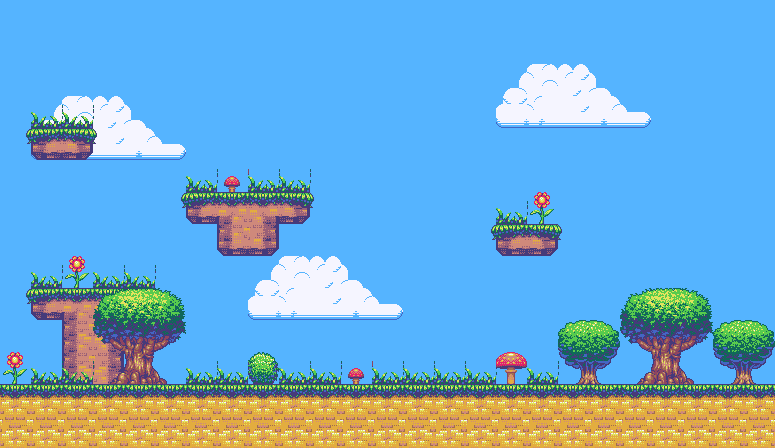

Below is a game level as drawn by its tile map, then a one-line description and the .tmx file that defines it, in full:
An orthogonal 25x14 tile map with 31x32 px tiles, 5 tile layers (Collisions, Background, Brown Dirt, Trees, Flowers, and Mushrooms, ...), 1 hidden layer not drawn.

<map version="1.9" tiledversion="1.9.2" orientation="orthogonal" renderorder="right-down" width="25" height="14" tilewidth="31" tileheight="32" infinite="0" nextlayerid="9" nextobjectid="1">
 <tileset firstgid="1" source="../tiles/levelOneTiles.tsx" />
 <layer id="8" name="Collisions" width="25" height="14">
  <data encoding="csv">
0,0,0,0,0,0,0,0,0,0,0,0,0,0,0,0,0,0,0,0,0,0,0,0,0,
0,0,0,0,0,0,0,0,0,0,0,0,0,0,0,0,0,0,0,0,0,0,0,0,0,
0,0,0,0,0,0,0,0,0,0,0,0,0,0,0,0,0,0,0,0,0,0,0,0,0,
0,0,0,0,0,0,0,0,0,0,0,0,0,0,0,0,0,0,0,0,0,0,0,0,0,
0,54,54,0,0,0,0,0,0,0,0,0,0,0,0,0,0,0,0,0,0,0,0,0,0,
0,0,0,0,0,0,0,0,0,0,0,0,0,0,0,0,0,0,0,0,0,0,0,0,0,
0,0,0,0,0,0,54,54,54,54,0,0,0,0,0,0,0,0,0,0,0,0,0,0,0,
0,0,0,0,0,0,0,0,0,0,0,0,0,0,0,0,54,54,0,0,0,0,0,0,0,
0,0,0,0,0,0,0,0,0,0,0,0,0,0,0,0,0,0,0,0,0,0,0,0,0,
0,54,54,54,54,0,0,0,0,0,0,0,0,0,0,0,0,0,0,0,0,0,0,0,0,
0,0,0,0,0,0,0,0,0,0,0,0,0,0,0,0,0,0,0,0,0,0,0,0,0,
0,0,0,0,0,0,0,0,0,0,0,0,0,0,0,0,0,0,0,0,0,0,0,0,0,
54,54,54,54,54,54,54,54,54,54,54,54,54,54,54,54,54,54,54,54,54,54,54,54,54,
0,0,0,0,0,0,0,0,0,0,0,0,0,0,0,0,0,0,0,0,0,0,0,0,0
</data>
 </layer>
 <layer id="7" name="Background" width="25" height="14">
  <data encoding="csv">
185,185,185,185,185,185,185,185,185,185,185,185,185,185,185,185,185,185,185,185,185,185,185,185,185,
185,185,185,185,185,185,185,185,185,185,185,185,185,185,185,185,185,185,185,185,185,185,185,185,185,
185,185,185,185,185,185,185,185,185,185,185,185,185,185,185,185,181,182,183,184,185,185,185,185,185,
185,181,182,183,184,185,185,185,185,185,185,185,185,185,185,185,191,192,193,194,195,185,185,185,185,
185,191,192,193,194,195,185,185,185,185,185,185,185,185,185,185,185,185,185,185,185,185,185,185,185,
185,185,185,185,185,185,185,185,185,185,185,185,185,185,185,185,185,185,185,185,185,185,185,185,185,
185,185,185,185,185,185,185,185,185,185,185,185,185,185,185,185,185,185,185,185,185,185,185,185,185,
185,185,185,185,185,185,185,185,185,185,185,185,185,185,185,185,185,185,185,185,185,185,185,185,185,
185,185,185,185,185,185,185,185,181,182,183,184,185,185,185,185,185,185,185,185,185,185,185,185,185,
185,185,185,185,185,185,185,185,191,192,193,194,195,185,185,185,185,185,185,185,185,185,185,185,185,
185,185,185,185,185,185,185,185,185,185,185,185,185,185,185,185,185,185,185,185,185,185,185,185,185,
185,185,185,185,185,185,185,185,185,185,185,185,185,185,185,185,185,185,185,185,185,185,185,185,185,
185,185,185,185,185,185,185,185,185,185,185,185,185,185,185,185,185,185,185,185,185,185,185,185,185,
185,185,185,185,185,185,185,185,185,185,185,185,185,185,185,185,185,185,185,185,185,185,185,185,185
</data>
 </layer>
 <layer id="5" name="Water" width="25" height="14" visible="0">
  <data encoding="csv">
0,0,0,0,0,0,0,0,0,0,0,0,0,0,0,0,0,0,0,0,0,0,0,0,0,
0,0,0,0,0,0,0,0,0,0,0,0,0,0,0,0,0,0,0,0,0,0,0,0,0,
0,0,0,0,0,0,0,0,0,0,0,0,0,0,0,0,0,0,0,0,0,0,0,0,0,
0,0,0,0,0,0,0,0,0,0,0,0,0,0,0,0,0,0,0,0,0,0,0,0,0,
0,0,0,0,0,0,0,0,0,0,0,0,0,0,0,0,0,0,0,0,0,0,0,0,0,
0,0,0,0,0,0,0,0,0,0,0,0,0,0,0,0,0,0,0,0,0,0,0,0,0,
0,0,0,0,0,0,0,0,0,0,0,0,0,0,0,0,0,0,0,0,0,0,0,0,0,
0,0,0,0,0,0,0,0,0,0,0,0,0,0,0,0,0,0,0,0,0,0,0,0,0,
0,0,0,0,0,0,0,0,0,0,0,0,0,0,0,0,0,0,0,0,0,0,0,0,0,
0,0,0,0,0,0,0,0,0,0,0,0,0,0,0,0,0,0,0,0,0,0,0,0,0,
0,0,0,0,0,0,0,0,0,0,0,0,0,0,0,0,0,0,0,0,0,0,0,0,0,
0,0,0,0,0,0,0,0,0,0,0,0,0,0,0,0,0,0,0,0,0,0,0,0,0,
0,0,0,0,0,0,132,122,122,122,122,122,122,122,122,0,0,0,121,121,121,121,121,121,122,
0,0,0,0,0,0,132,132,131,132,132,132,132,132,132,0,0,0,132,132,132,132,132,131,132
</data>
 </layer>
 <layer id="3" name="Brown Dirt" width="25" height="14">
  <data encoding="csv">
0,0,0,0,0,0,0,0,0,0,0,0,0,0,0,0,0,0,0,0,0,0,0,0,0,
0,0,0,0,0,0,0,0,0,0,0,0,0,0,0,0,0,0,0,0,0,0,0,0,0,
0,0,0,0,0,0,0,0,0,0,0,0,0,0,0,0,0,0,0,0,0,0,0,0,0,
0,0,0,0,0,0,0,0,0,0,0,0,0,0,0,0,0,0,0,0,0,0,0,0,0,
51,52,57,58,0,0,0,0,0,0,0,0,0,0,0,0,0,0,0,0,0,0,0,0,0,
0,0,0,0,0,0,0,0,0,0,0,0,0,0,0,0,0,0,0,0,0,0,0,0,0,
0,0,0,0,0,51,52,53,56,57,58,0,0,0,0,0,0,0,0,0,0,0,0,0,0,
0,0,0,0,0,0,0,84,85,0,0,0,0,0,0,51,52,57,58,0,0,0,0,0,0,
0,0,0,0,0,0,0,0,0,0,0,0,0,0,0,0,0,0,0,0,0,0,0,0,0,
51,52,53,56,57,58,0,0,0,0,0,0,0,0,0,0,0,0,0,0,0,0,0,0,0,
0,0,63,66,0,0,0,0,0,0,0,0,0,0,0,0,0,0,0,0,0,0,0,0,0,
0,0,63,66,0,0,0,0,0,0,0,0,0,0,0,0,0,0,0,0,0,0,0,0,0,
0,0,0,0,0,0,0,0,0,0,0,0,0,0,0,0,0,0,0,0,0,0,0,0,0,
0,0,0,0,0,0,0,0,0,0,0,0,0,0,0,0,0,0,0,0,0,0,0,0,0
</data>
 </layer>
 <layer id="4" name="Trees, Flowers, and Mushrooms" width="25" height="14">
  <data encoding="csv">
0,0,0,0,0,0,0,0,0,0,0,0,0,0,0,0,0,0,0,0,0,0,0,0,0,
0,0,0,0,0,0,0,0,0,0,0,0,0,0,0,0,0,0,0,0,0,0,0,0,0,
0,0,0,0,0,0,0,0,0,0,0,0,0,0,0,0,0,0,0,0,0,0,0,0,0,
0,161,161,0,0,0,0,0,0,0,0,0,0,0,0,0,0,0,0,0,0,0,0,0,0,
0,0,0,0,0,0,0,0,0,0,0,0,0,0,0,0,0,0,0,0,0,0,0,0,0,
0,0,0,0,0,0,161,172,161,161,0,0,0,0,0,0,0,0,0,0,0,0,0,0,0,
0,0,0,0,0,0,0,0,0,0,0,0,0,0,0,0,161,171,0,0,0,0,0,0,0,
0,0,0,0,0,0,0,0,0,0,0,0,0,0,0,0,0,0,0,0,0,0,0,0,0,
0,161,171,161,161,0,0,0,0,0,0,0,0,0,0,0,0,0,0,0,0,0,0,0,0,
0,0,0,145,146,147,0,0,0,0,0,0,0,0,0,0,0,0,0,0,145,146,147,0,0,
0,0,0,155,156,157,0,0,0,0,0,0,0,0,0,0,0,0,153,154,155,156,157,153,154,
171,161,161,165,166,167,161,161,162,161,161,172,161,161,161,161,173,161,163,164,165,166,167,163,164,
0,0,0,0,0,0,0,0,0,0,0,0,0,0,0,0,0,0,0,0,0,0,0,0,0,
0,0,0,0,0,0,0,0,0,0,0,0,0,0,0,0,0,0,0,0,0,0,0,0,0
</data>
 </layer>
 <layer id="6" name="Yellow Dirt" width="25" height="14">
  <data encoding="csv">
0,0,0,0,0,0,0,0,0,0,0,0,0,0,0,0,0,0,0,0,0,0,0,0,0,
0,0,0,0,0,0,0,0,0,0,0,0,0,0,0,0,0,0,0,0,0,0,0,0,0,
0,0,0,0,0,0,0,0,0,0,0,0,0,0,0,0,0,0,0,0,0,0,0,0,0,
0,0,0,0,0,0,0,0,0,0,0,0,0,0,0,0,0,0,0,0,0,0,0,0,0,
0,0,0,0,0,0,0,0,0,0,0,0,0,0,0,0,0,0,0,0,0,0,0,0,0,
0,0,0,0,0,0,0,0,0,0,0,0,0,0,0,0,0,0,0,0,0,0,0,0,0,
0,0,0,0,0,0,0,0,0,0,0,0,0,0,0,0,0,0,0,0,0,0,0,0,0,
0,0,0,0,0,0,0,0,0,0,0,0,0,0,0,0,0,0,0,0,0,0,0,0,0,
0,0,0,0,0,0,0,0,0,0,0,0,0,0,0,0,0,0,0,0,0,0,0,0,0,
0,0,0,0,0,0,0,0,0,0,0,0,0,0,0,0,0,0,0,0,0,0,0,0,0,
0,0,0,0,0,0,0,0,0,0,0,0,0,0,0,0,0,0,0,0,0,0,0,0,0,
0,0,0,0,0,0,0,0,0,0,0,0,0,0,0,0,0,0,27,28,0,0,0,0,0,
15,15,15,15,15,14,14,14,14,14,14,14,14,14,14,14,14,14,14,14,14,14,14,14,15,
24,24,24,24,24,24,24,24,24,24,24,24,24,24,24,24,24,24,24,24,24,24,24,24,24
</data>
 </layer>
</map>